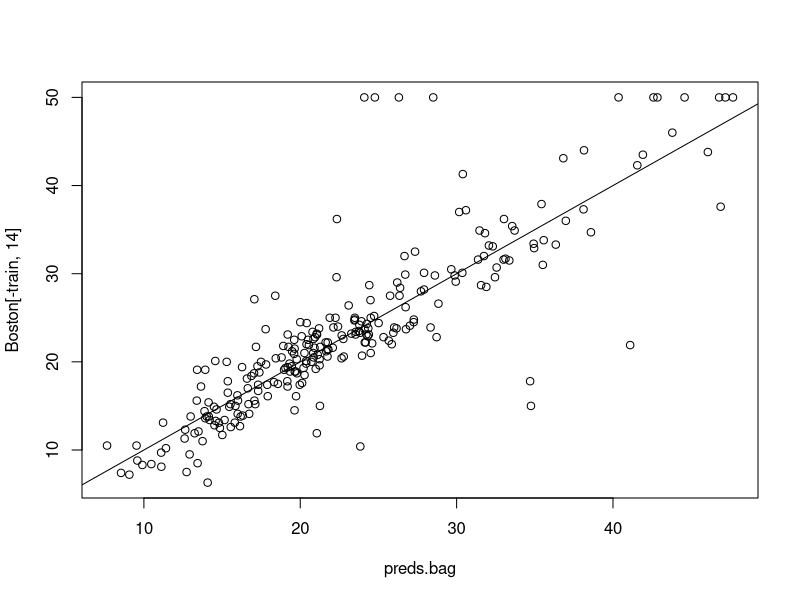
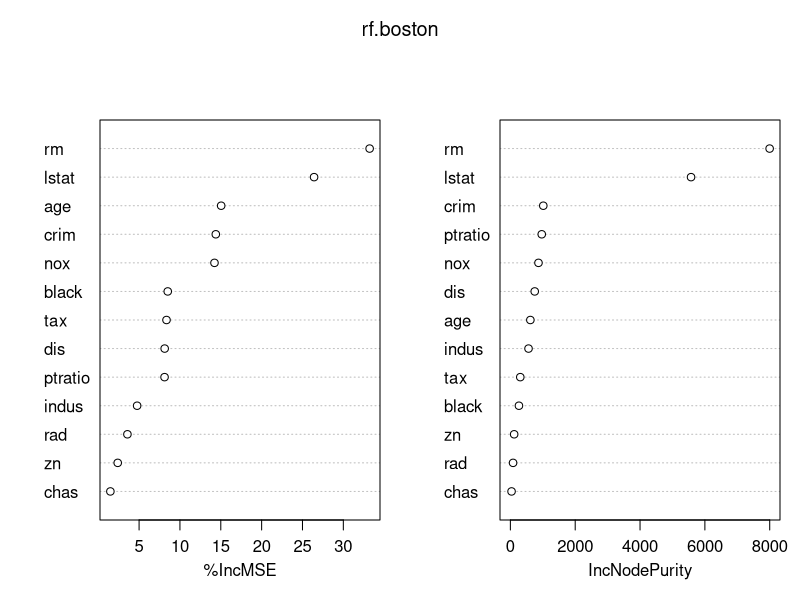

Recreate these plots in R, in order.
## Random Forest 1
rm(list = ls()) 
library(MASS)
library(randomForest)
set.seed(1)
train = sample(1:nrow(Boston), nrow(Boston)/2) 


## Recall that bagging is simply a special case of a random forest with m = p.
## Therefore, the randomForest() function can be used to perform both 
## random forests and bagging. 
bag.boston = randomForest(Boston$medv~., data = Boston, subset = train, mtry = 13, importance = TRUE)
bag.boston
## mtry=13 indicates that all 13 predictors should be considered for each split of the tree.
## In other words, that bagging should be done. 
##
## How well does this bagged model perform on the test set?
preds.bag = predict(bag.boston,newdata = Boston[-train,])
plot(preds.bag, Boston[-train,14])
abline(0,1) 
mean((preds.bag-Boston[-train,14])^2)
## The test set MSE associated with the bagged regression tree is 12.9, 
## almost half that obtained using an optimally-pruned single tree.
##
## We could change the number of trees grown by randomForest() using the ntree argument.
bag.boston = randomForest(medv~., data=Boston, subset=train, mtry=13, ntree=25) 
preds.bag = predict(bag.boston, newdata=Boston[-train,]) 
mean((preds.bag - Boston[-train,14])^2)
##
## Growing a random forest proceeds in exactly the same way, except that we use a 
## smaller value of the mtry argument.
##
## By default, randomForest() uses p/3 variables when building a random forest of regression trees, 
## and √p variables when building a random forest of classiﬁcation trees. 
## Here we use mtry = 6.
rf.boston = randomForest(medv~., data=Boston, subset=train, mtry=6, importance=TRUE) 
preds.rf = predict(rf.boston, newdata = Boston[-train,])
mean((preds.rf-Boston[-train,14])^2)
## The test set MSE is 11.56; this indicates that random forests yielded 
## an improvement over bagging in this case.
##
## Using the importance() function, we can view the importance of each variable.
importance(rf.boston)
varImpPlot (rf.boston)